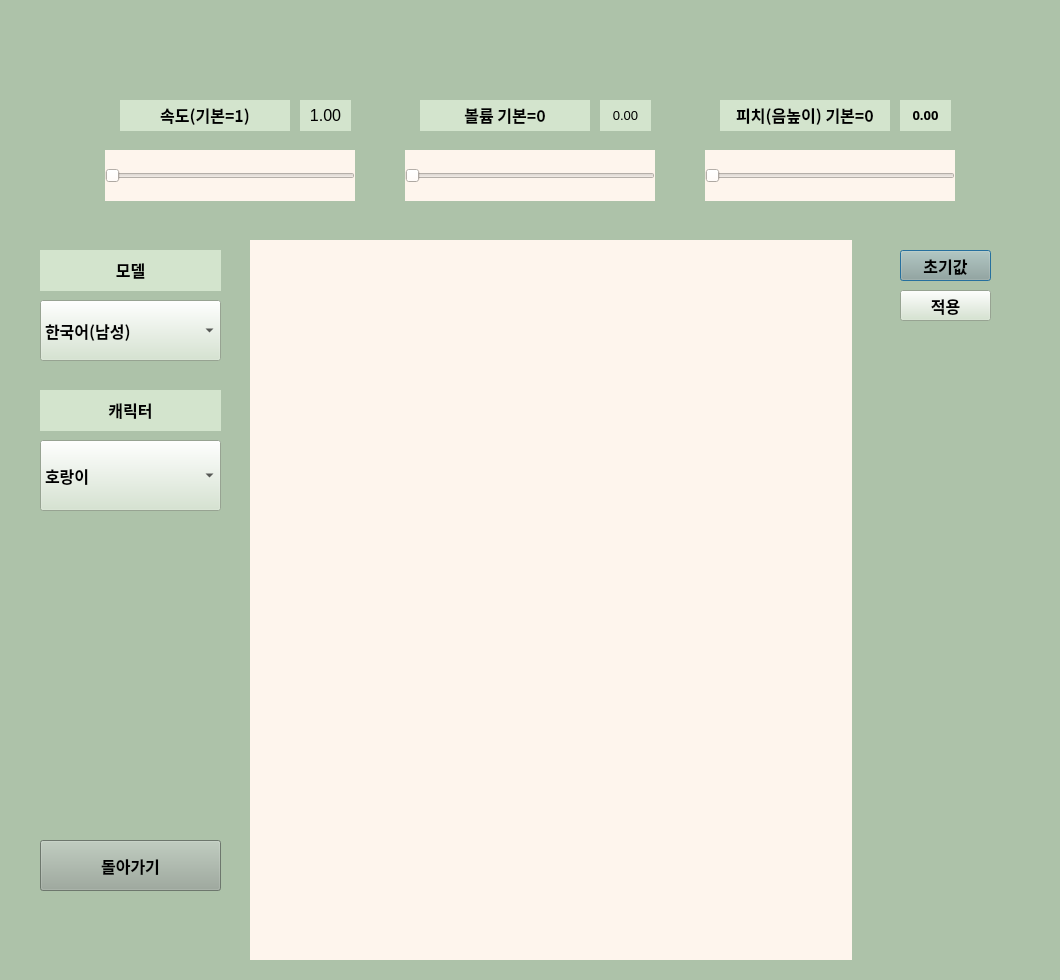
<?xml version="1.0" encoding="UTF-8"?>
<ui version="4.0">
 <class>Dialog</class>
 <widget class="QDialog" name="Dialog">
  <property name="geometry">
   <rect>
    <x>0</x>
    <y>0</y>
    <width>1060</width>
    <height>980</height>
   </rect>
  </property>
  <property name="font">
   <font>
    <family>한컴 고딕</family>
    <weight>75</weight>
    <bold>true</bold>
   </font>
  </property>
  <property name="windowTitle">
   <string>Dialog</string>
  </property>
  <property name="styleSheet">
   <string notr="true">background-color:rgb(173, 194, 169)</string>
  </property>
  <widget class="QLabel" name="label_2">
   <property name="geometry">
    <rect>
     <x>40</x>
     <y>250</y>
     <width>181</width>
     <height>41</height>
    </rect>
   </property>
   <property name="font">
    <font>
     <family>한컴 고딕</family>
     <pointsize>12</pointsize>
     <weight>75</weight>
     <bold>true</bold>
    </font>
   </property>
   <property name="styleSheet">
    <string notr="true">background-color:rgb(211, 228, 205)</string>
   </property>
   <property name="text">
    <string>&lt;html&gt;&lt;head/&gt;&lt;body&gt;&lt;p align=&quot;center&quot;&gt;모델&lt;/p&gt;&lt;/body&gt;&lt;/html&gt;</string>
   </property>
  </widget>
  <widget class="QLabel" name="label_3">
   <property name="geometry">
    <rect>
     <x>120</x>
     <y>100</y>
     <width>170</width>
     <height>31</height>
    </rect>
   </property>
   <property name="font">
    <font>
     <family>한컴 고딕</family>
     <pointsize>12</pointsize>
     <weight>75</weight>
     <bold>true</bold>
    </font>
   </property>
   <property name="styleSheet">
    <string notr="true">background-color:rgb(211, 228, 205)</string>
   </property>
   <property name="text">
    <string>&lt;html&gt;&lt;head/&gt;&lt;body&gt;&lt;p align=&quot;center&quot;&gt;속도(기본=1)&lt;/p&gt;&lt;/body&gt;&lt;/html&gt;</string>
   </property>
  </widget>
  <widget class="QLabel" name="label_4">
   <property name="geometry">
    <rect>
     <x>720</x>
     <y>100</y>
     <width>170</width>
     <height>31</height>
    </rect>
   </property>
   <property name="font">
    <font>
     <family>한컴 고딕</family>
     <pointsize>12</pointsize>
     <weight>75</weight>
     <bold>true</bold>
    </font>
   </property>
   <property name="styleSheet">
    <string notr="true">background-color:rgb(211, 228, 205)</string>
   </property>
   <property name="text">
    <string>&lt;html&gt;&lt;head/&gt;&lt;body&gt;&lt;p align=&quot;center&quot;&gt;피치(음높이) 기본=0&lt;/p&gt;&lt;/body&gt;&lt;/html&gt;</string>
   </property>
  </widget>
  <widget class="QLabel" name="label_5">
   <property name="geometry">
    <rect>
     <x>420</x>
     <y>100</y>
     <width>170</width>
     <height>31</height>
    </rect>
   </property>
   <property name="font">
    <font>
     <family>한컴 고딕</family>
     <pointsize>12</pointsize>
     <weight>75</weight>
     <bold>true</bold>
    </font>
   </property>
   <property name="styleSheet">
    <string notr="true">background-color:rgb(211, 228, 205)</string>
   </property>
   <property name="text">
    <string>&lt;html&gt;&lt;head/&gt;&lt;body&gt;&lt;p align=&quot;center&quot;&gt;볼륨 기본=0&lt;/p&gt;&lt;/body&gt;&lt;/html&gt;</string>
   </property>
  </widget>
  <widget class="QLabel" name="label_6">
   <property name="geometry">
    <rect>
     <x>40</x>
     <y>390</y>
     <width>181</width>
     <height>41</height>
    </rect>
   </property>
   <property name="font">
    <font>
     <family>한컴 고딕</family>
     <pointsize>12</pointsize>
     <weight>75</weight>
     <bold>true</bold>
    </font>
   </property>
   <property name="styleSheet">
    <string notr="true">background-color:rgb(211, 228, 205)</string>
   </property>
   <property name="text">
    <string>&lt;html&gt;&lt;head/&gt;&lt;body&gt;&lt;p align=&quot;center&quot;&gt;캐릭터&lt;/p&gt;&lt;/body&gt;&lt;/html&gt;</string>
   </property>
  </widget>
  <widget class="QComboBox" name="voiceselect">
   <property name="geometry">
    <rect>
     <x>40</x>
     <y>300</y>
     <width>181</width>
     <height>61</height>
    </rect>
   </property>
   <property name="font">
    <font>
     <family>한컴 고딕</family>
     <pointsize>12</pointsize>
     <weight>75</weight>
     <bold>true</bold>
    </font>
   </property>
   <property name="styleSheet">
    <string notr="true">background-color:rgb(211, 228, 205)</string>
   </property>
   <item>
    <property name="text">
     <string>한국어(남성)</string>
    </property>
   </item>
   <item>
    <property name="text">
     <string>한국어(여성)</string>
    </property>
   </item>
  </widget>
  <widget class="QSlider" name="ratebar">
   <property name="geometry">
    <rect>
     <x>105</x>
     <y>150</y>
     <width>250</width>
     <height>51</height>
    </rect>
   </property>
   <property name="font">
    <font>
     <family>한컴 고딕</family>
     <pointsize>9</pointsize>
     <weight>75</weight>
     <bold>true</bold>
    </font>
   </property>
   <property name="styleSheet">
    <string notr="true">background-color:rgb(254, 245, 237)</string>
   </property>
   <property name="minimum">
    <number>25</number>
   </property>
   <property name="maximum">
    <number>200</number>
   </property>
   <property name="orientation">
    <enum>Qt::Horizontal</enum>
   </property>
  </widget>
  <widget class="QSlider" name="pitchbar">
   <property name="geometry">
    <rect>
     <x>705</x>
     <y>150</y>
     <width>250</width>
     <height>51</height>
    </rect>
   </property>
   <property name="font">
    <font>
     <family>한컴 고딕</family>
     <pointsize>9</pointsize>
     <weight>75</weight>
     <bold>true</bold>
    </font>
   </property>
   <property name="styleSheet">
    <string notr="true">background-color:rgb(254, 245, 237)</string>
   </property>
   <property name="maximum">
    <number>4000</number>
   </property>
   <property name="orientation">
    <enum>Qt::Horizontal</enum>
   </property>
  </widget>
  <widget class="QSlider" name="volumebar">
   <property name="geometry">
    <rect>
     <x>405</x>
     <y>150</y>
     <width>250</width>
     <height>51</height>
    </rect>
   </property>
   <property name="font">
    <font>
     <family>한컴 고딕</family>
     <pointsize>9</pointsize>
     <weight>75</weight>
     <bold>true</bold>
    </font>
   </property>
   <property name="styleSheet">
    <string notr="true">background-color:rgb(254, 245, 237)</string>
   </property>
   <property name="maximum">
    <number>2000</number>
   </property>
   <property name="orientation">
    <enum>Qt::Horizontal</enum>
   </property>
  </widget>
  <widget class="QComboBox" name="characterselect">
   <property name="geometry">
    <rect>
     <x>40</x>
     <y>440</y>
     <width>181</width>
     <height>71</height>
    </rect>
   </property>
   <property name="font">
    <font>
     <family>한컴 고딕</family>
     <pointsize>12</pointsize>
     <weight>75</weight>
     <bold>true</bold>
    </font>
   </property>
   <property name="styleSheet">
    <string notr="true">background-color:rgb(211, 228, 205)</string>
   </property>
   <item>
    <property name="text">
     <string>호랑이</string>
    </property>
   </item>
   <item>
    <property name="text">
     <string>개</string>
    </property>
   </item>
  </widget>
  <widget class="QLabel" name="charactershow">
   <property name="geometry">
    <rect>
     <x>250</x>
     <y>240</y>
     <width>602</width>
     <height>720</height>
    </rect>
   </property>
   <property name="font">
    <font>
     <family>한컴 고딕</family>
     <pointsize>9</pointsize>
     <weight>75</weight>
     <bold>true</bold>
    </font>
   </property>
   <property name="styleSheet">
    <string notr="true">background-color:rgb(254, 245, 237)</string>
   </property>
   <property name="text">
    <string/>
   </property>
   <property name="buddy">
    <cstring>charactershow</cstring>
   </property>
  </widget>
  <widget class="QPushButton" name="resetbutton">
   <property name="geometry">
    <rect>
     <x>900</x>
     <y>250</y>
     <width>91</width>
     <height>31</height>
    </rect>
   </property>
   <property name="font">
    <font>
     <family>한컴 고딕</family>
     <pointsize>12</pointsize>
     <weight>75</weight>
     <bold>true</bold>
    </font>
   </property>
   <property name="styleSheet">
    <string notr="true">background-color:rgb(153, 167, 153)</string>
   </property>
   <property name="text">
    <string>초기값</string>
   </property>
  </widget>
  <widget class="QPushButton" name="returnbutton">
   <property name="geometry">
    <rect>
     <x>40</x>
     <y>840</y>
     <width>181</width>
     <height>51</height>
    </rect>
   </property>
   <property name="font">
    <font>
     <family>한컴 고딕</family>
     <pointsize>12</pointsize>
     <weight>75</weight>
     <bold>true</bold>
    </font>
   </property>
   <property name="styleSheet">
    <string notr="true">background-color:rgb(153, 167, 153)</string>
   </property>
   <property name="text">
    <string>돌아가기</string>
   </property>
  </widget>
  <widget class="QPushButton" name="applybutton">
   <property name="geometry">
    <rect>
     <x>900</x>
     <y>290</y>
     <width>91</width>
     <height>31</height>
    </rect>
   </property>
   <property name="font">
    <font>
     <family>한컴 고딕</family>
     <pointsize>12</pointsize>
     <weight>75</weight>
     <bold>true</bold>
    </font>
   </property>
   <property name="styleSheet">
    <string notr="true">background-color:rgb(211, 228, 205)</string>
   </property>
   <property name="text">
    <string>적용</string>
   </property>
  </widget>
  <widget class="QLabel" name="ratelabel">
   <property name="geometry">
    <rect>
     <x>300</x>
     <y>100</y>
     <width>51</width>
     <height>31</height>
    </rect>
   </property>
   <property name="font">
    <font>
     <pointsize>12</pointsize>
    </font>
   </property>
   <property name="styleSheet">
    <string notr="true">background-color:rgb(211, 228, 205)</string>
   </property>
   <property name="text">
    <string>&lt;html&gt;&lt;head/&gt;&lt;body&gt;&lt;p align=&quot;center&quot;&gt;1.00&lt;/p&gt;&lt;/body&gt;&lt;/html&gt;</string>
   </property>
  </widget>
  <widget class="QLabel" name="volumelabel">
   <property name="geometry">
    <rect>
     <x>600</x>
     <y>100</y>
     <width>51</width>
     <height>31</height>
    </rect>
   </property>
   <property name="font">
    <font>
     <pointsize>10</pointsize>
    </font>
   </property>
   <property name="styleSheet">
    <string notr="true">background-color:rgb(211, 228, 205)</string>
   </property>
   <property name="text">
    <string>&lt;html&gt;&lt;head/&gt;&lt;body&gt;&lt;p align=&quot;center&quot;&gt;0.00&lt;/p&gt;&lt;/body&gt;&lt;/html&gt;</string>
   </property>
  </widget>
  <widget class="QLabel" name="pitchlabel">
   <property name="geometry">
    <rect>
     <x>900</x>
     <y>100</y>
     <width>51</width>
     <height>31</height>
    </rect>
   </property>
   <property name="styleSheet">
    <string notr="true">background-color:rgb(211, 228, 205)</string>
   </property>
   <property name="text">
    <string>&lt;html&gt;&lt;head/&gt;&lt;body&gt;&lt;p align=&quot;center&quot;&gt;&lt;span style=&quot; font-size:10pt;&quot;&gt;0.00&lt;/span&gt;&lt;/p&gt;&lt;/body&gt;&lt;/html&gt;</string>
   </property>
  </widget>
 </widget>
 <resources/>
 <connections/>
</ui>
